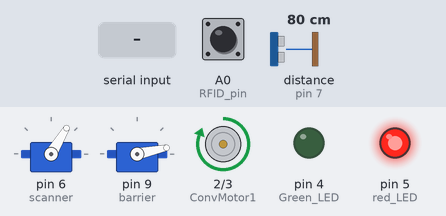
Simulated run of this sketch. Board: Arduino Uno, built with avr-gcc and run on an emulated ATmega328P. On the bench: 2 × servo, motor-driver pin pairs drawn as motors (green arrow = first pin HIGH = forward, orange = second pin HIGH = backward, longer = more drive), output pins drawn as LEDs (lit = HIGH). The test bench sets the inputs (shaded band); at power-on: distance to the obstacle (sensor on pin 7) 80 cm, A0 (RFID_pin) HIGH. The echo pulse lasts 58.3 µs per cm; pins used as bus, display or sensor lines are not drawn.

Above: at 1.07 s.
1.3 s: distance to the obstacle (sensor on pin 7) set to 22 cm
4.3 s: distance to the obstacle (sensor on pin 7) set to 19 cm
At 4.89 s:
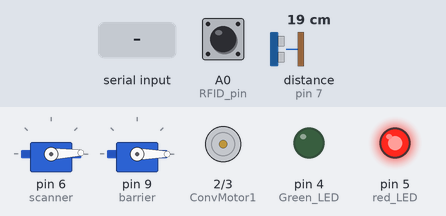
7.3 s: "D9 1B FE 7E" received over Serial
At 10.5 s:
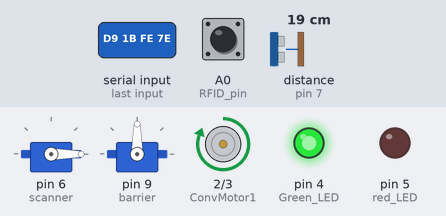
13.3 s: distance to the obstacle (sensor on pin 7) set to 2 cm
16.3 s: "59 41 40 29" received over Serial
At 20.1 s:
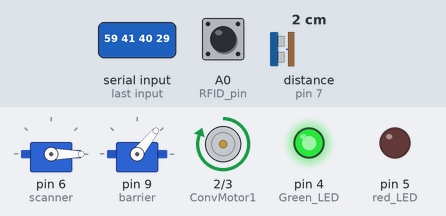
Timing chart, 0 to 20.3 s (numbered marks = the images above; inputs shaded):
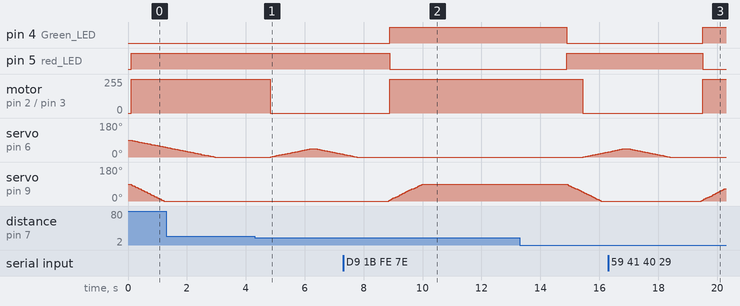

The sketch:

SmartTollTax_Final-Code_.ino
```cpp
#include <NewPing.h>
#include <VarSpeedServo.h>
#include <SPI.h>
#include <MFRC522.h>

#define SS_PIN 10
#define RST_PIN 9

MFRC522 mfrc522(SS_PIN, RST_PIN);   // Create MFRC522 instance.

VarSpeedServo rotScanner;  // create servo object to control a servo
                         // a maximum of eight servo objects can be created
VarSpeedServo barrierServo;

#define TRIGGER_PIN  8  // Arduino pin tied to trigger pin on the ultrasonic sensor.
#define ECHO_PIN     7  // Arduino pin tied to echo pin on the ultrasonic sensor.
#define MAX_DISTANCE 30 // Maximum distance we want to ping for (in centimeters). Maximum sensor distance is rated at 400-500cm.

NewPing sonar(TRIGGER_PIN, ECHO_PIN, MAX_DISTANCE); // NewPing setup of pins and maximum distance.

const int ConvMotor1 = 2;
const int ConvMotor2 = 3;
const int red_LED = 5;
const int Green_LED = 4;
const int scanner = 6;
const int barrier = 9;
const int RFID_pin = A0;

int distance = 0;
boolean isRFID = true;

void setup() {
  // put your setup code here, to run once:
  Serial.begin(9600);   // Initiate a serial communication
  SPI.begin();      // Initiate  SPI bus
  mfrc522.PCD_Init();   // Initiate MFRC522
  pinMode(ConvMotor1,OUTPUT);
  pinMode(ConvMotor2,OUTPUT);
  pinMode(red_LED,OUTPUT);
  pinMode(Green_LED,OUTPUT);
  pinMode(RFID_pin, INPUT_PULLUP);
  rotScanner.attach(scanner);  // attaches the servo on pin 9 to the servo object
  rotScanner.write(0,20,false); // set the intial position of the servo, as fast as possible, run in background
  barrierServo.attach(barrier);  // attaches the servo on pin 9 to the servo object
  barrierServo.write(0,50,false);  // set the intial position of the servo, as fast as possible, wait until done

}

void loop() {
  // put your main code here, to run repeatedly:
  while(!Serial.available()){
    //run conveyer,detect objects and rotate Scanner as long as Rpi doesn't scans the barcode.
   distance = getdistance();
   int UseRFID = digitalRead(RFID_pin);
   digitalWrite(red_LED,HIGH);
   digitalWrite(Green_LED,LOW);
   if((distance>0 && distance <=20) && (UseRFID == HIGH)){ //Manual button for RFID is not pushed, therefore, continue with Barcode Scanning.
    //Serial.println("running in auto");
    delay(500);
    stop();
    rotatebarScan();
    delay(1000);
    }
  else if((distance>0 && distance <=20) && (UseRFID == LOW)){
      delay(500);
      stop();
      //Serial.println("running in manual");
      detectRFIDOwner();
      delay(400);
  }
  else{
    forward();
    }
  }
  if(Serial.available()>0){
   int myval=Serial.read();
   if(myval == '1'){
    barrierOpen();
   }
   barrierClose();
  }
}

void forward()
{
  digitalWrite(ConvMotor1,HIGH);
  digitalWrite(ConvMotor2,LOW);
}

void stop()
{
    digitalWrite(ConvMotor1,LOW);
    digitalWrite(ConvMotor2,LOW);
    digitalWrite(red_LED,HIGH);
    digitalWrite(Green_LED,LOW);
}

long getdistance()
{
  delay(50);
  long  distance=sonar.ping_cm();
  return (distance);         //return distance in cm
}

void rotatebarScan(){
  rotScanner.write(45,20,true);         // move the servo to 180, fast speed, wait until done
  delay(60);
  rotScanner.write(0,20,true);            // move the servo to 180, slow speed, wait until done
  delay(60);


}

void barrierOpen(){
  barrierServo.write(90,50,false);        // move the servo to 180, fast speed, run background
  delay(60);
  digitalWrite(red_LED, LOW);
  digitalWrite(Green_LED, HIGH);
  forward();
  delay(6000);
}

void barrierClose(){
  barrierServo.write(0,50,false);
  digitalWrite(red_LED, HIGH);
  digitalWrite(Green_LED, LOW);
}

int detectRFIDOwner(){
  // Look for new cards
  if ( ! mfrc522.PICC_IsNewCardPresent())
  {
    return;
  }
  // Select one of the cards
  if ( ! mfrc522.PICC_ReadCardSerial())
  {
    return;
  }
  String content= "";
  //byte letter;
  for (byte i = 0; i < mfrc522.uid.size; i++)
  {
     //Serial.print(mfrc522.uid.uidByte[i] < 0x10 ? " 0" : " ");
     //Serial.print(mfrc522.uid.uidByte[i], HEX);
     content.concat(String(mfrc522.uid.uidByte[i] < 0x10 ? " 0" : " "));
     content.concat(String(mfrc522.uid.uidByte[i], HEX));
  }
  content.toUpperCase();
  if (content.substring(1) == "D9 1B FE 7E") //change here the UID of the card/cards that you want to give access
  {
    // Maheen RFID Card detected
    Serial.print("4");
    //Serial.println("Authorized access");
  }
  else if(content.substring(1) == "59 41 40 29"){
    //Areeba RFID Card Detected
    Serial.print("3");
  }
  else{
    barrierClose();
    //Serial.println("Acess Denied");
  }
}
```

Measured:
- the behaviour switches between 21 and 20 cm on distance to the obstacle (sensor on pin 7) (found by bisection; images 0 and 1)
- after the input at 4.3 s, motor on pin 2 (ConvMotor1) / pin 3 (ConvMotor2): forward 255/255 → stopped after 0.52 s; servo on pin 6 (scanner): rises from 0° to 45° in 1.4 s, then falls to 14° in 1.0 s
- after the input at 7.3 s, pin 4 (Green_LED): LOW → HIGH after 1.6 s; pin 5 (red_LED): HIGH → LOW after 1.6 s; motor on pin 2 (ConvMotor1) / pin 3 (ConvMotor2): stopped → forward 255/255 after 1.6 s; servo on pin 6 (scanner): goes on until 7.8 s, then stays 0°; servo on pin 9 (barrier): moves from 0° to 90° over 1.1 s, starting after 1.5 s
- after the input at 16.3 s, pin 4 (Green_LED): LOW → HIGH after 3.2 s; pin 5 (red_LED): HIGH → LOW after 3.2 s; motor on pin 2 (ConvMotor1) / pin 3 (ConvMotor2): stopped → forward 255/255 after 3.2 s; servo on pin 9 (barrier): moves from 0° to 65° over 0.82 s, starting after 3.2 s
